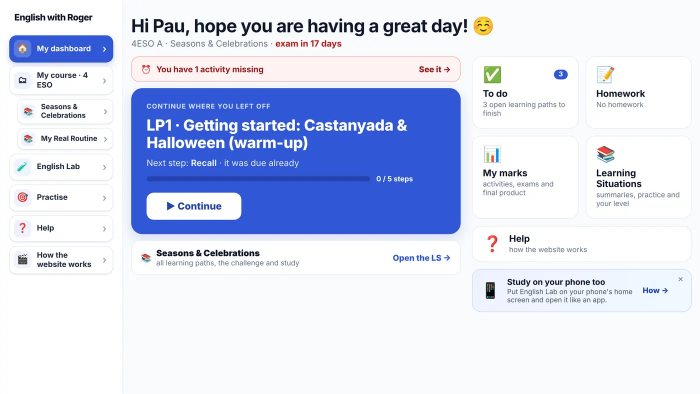
#> input picture shared/img/home/board.webp, 1400 x 787 px, found by its file name (shown at 1/2 size)
$ python -i build.py   (imports and definitions only)
#> lines starting #> are read from the running program, lines starting #| are printed output that depends on the picture
#!/usr/bin/env python3
"""Builds the "How English Lab works" video from the site screenshots (captures/), the voice-over (voice/<id>.mp3,
ElevenLabs, made by voice.mjs) and script.json (the English and Catalan text of each line) + shots.json (what each line shows).
No subtitles: one video in English and one in Catalan (Roger, 31 Oct 2026), so the screen fills the frame.

Usage: python3 tools/site-video/build.py OUT.mp4 [--set teacher] [--lang ca] [--voice DIR] [--stills DIR]
  --set teacher: the teacher video (script-teacher.json, shots-teacher.json, voice-teacher; dashboard screens from teacher-demo.mjs)
  --set board: "Your student board" (board/: script.json, shots.json with named boxes, screens from board/capture.mjs in board/captures,
               voice in board/voice-en or board/voice-ca); English and Catalan describe two different sample boards
  --lang ca: the Catalan version (Catalan text and cards; a shot's "on_ca" word, else the same place in the line as its "on")
  --voice: folder of the mp3s next to this file (default voice for English, voice-ca for Catalan)
  --set full: one "How English Lab works" per language, the first video with the board video's part in the middle (full.json)
  --stills: one picture per shot, to check the framing
A line without its mp3 gets silence for an estimated time, so the video can be previewed before any audio is paid for.
Needs ffmpeg, Pillow, numpy and the Inter font. 1280x720, 30 fps, light blue cards like the shadowing videos.
"""
import json, math, os, re, subprocess, sys, tempfile
import numpy as np
from PIL import Image, ImageDraw, ImageFilter, ImageFont

HERE = os.path.dirname(os.path.abspath(__file__))
CAP = os.path.join(HERE, 'captures')
def arg(name, default=None):
    return sys.argv[sys.argv.index(name) + 1] if name in sys.argv else default
LANG = arg('--lang', 'en')
SET = arg('--set', 'students')
TEACH = SET == 'teacher'
BOARD = SET == 'board'
if BOARD: CAP = os.path.join(HERE, 'board', 'captures')
VOICE = os.path.join(HERE, arg('--voice', os.path.join('board', 'voice-' + LANG) if BOARD else 'voice-teacher' if TEACH else 'voice' if LANG == 'en' else 'voice-ca'))
W, H, FPS = 1280, 720, 30
T = {'accent': '#30578c', 'ink': '#181e2f', 'title': '#253b66', 'muted': '#626f82', 'bg1': '#eef3fd', 'bg2': '#f6f8fd', 'soft': '#e3ebf8'}
HL = (245, 158, 11)                     # highlight frame colour (amber)
FONTS = '/usr/share/fonts/opentype/inter/'
def font(w, s): return ImageFont.truetype(FONTS + {'r': 'Inter-Regular', 'm': 'Inter-Medium', 's': 'Inter-SemiBold', 'b': 'Inter-Bold', 'x': 'Inter-ExtraBold'}[w] + '.otf', s)
def rgb(h): return tuple(int(h[i:i + 2], 16) for i in (1, 3, 5))

# [55 lines not run here, left out]
GAP, CARD, TITLE, END = 0.55, 1.7, 3.2, 1.2
SCENE_CA = {'Sign in': 'Entrar', 'Your board': 'El teu tauler', 'Your route': 'La teva ruta', 'Your week': 'La teva setmana',
            'Learning paths': 'Els learning paths', 'The menu': 'El menú', 'A Learning Situation': 'Una Learning Situation',
            'A learning path': 'Un learning path', 'Checkpoints': 'Checkpoints i activitats tancades', 'Problems': 'Si alguna cosa falla',
            'English Lab': 'Pràctica extra', 'The top of your board': 'La part de dalt del tauler', 'Your Learning Situations': 'Les teves Learning Situations',
            'My week': 'La meva setmana', 'My formative assessment': 'La meva avaluació formativa', 'My LS mark so far': 'La meva nota de la LS fins ara',
            'My final product': 'El meu producte final', 'My exams': 'Els meus exàmens', "That's your board": 'Aquest és el teu tauler'}

# ---------- backgrounds and cards ----------
def gradient():
    y, x = np.mgrid[0:H, 0:W].astype(np.float32)
    t = np.clip((x / W + y / H) / 2, 0, 1)[..., None]
    a, b, s = np.array(rgb(T['bg1']), np.float32), np.array(rgb(T['bg2']), np.float32), np.array(rgb(T['soft']), np.float32)
    img = a * (1 - t) + b * t
    r = np.sqrt((x - W * .88) ** 2 + (y - H * .12) ** 2)[..., None]
    k = np.clip(1 - r / (W * .32), 0, 1) * .9
    img = img * (1 - k) + s * k
    return Image.fromarray(img.astype(np.uint8))
BG = gradient()
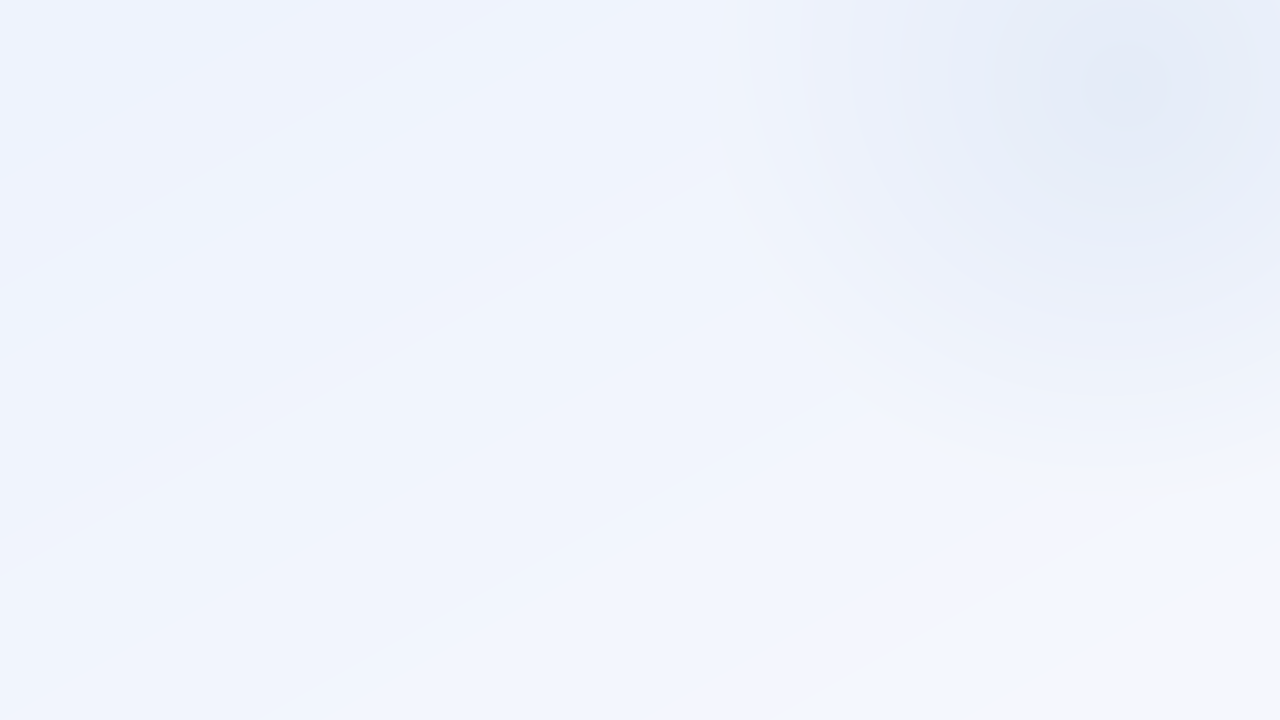
#> BG: PIL image 1280x720 RGB; mean R, G, B 240, 244, 252.4

def centered(d, y, text, f, fill):
    w = d.textlength(text, font=f)
    d.text(((W - w) / 2, y), text, font=f, fill=fill)

# [42 lines left out: functions brand, card, phone, not called in this run]

_img = {}
def source(name):
    if name not in _img:
        if name.startswith('phone:'): _img[name] = phone(name[6:])
        elif name.startswith('card:'): _img[name] = card(**json.loads(name[5:])).resize((1920, 1080), Image.LANCZOS)
        else: _img[name] = Image.open(os.path.join(CAP, name)).convert('RGB')
    return _img[name]

# ---------- camera ----------
# [11 lines left out: function fit, not called in this run]

def ease(t): t = min(max(t, 0), 1); return t * t * (3 - 2 * t)
def lerp(a, b, t): return tuple(p + (q - p) * t for p, q in zip(a, b))

# The screen sits in a 16:9 panel that fills the frame (no subtitles).
PX, PY, PW, PH = 40, 18, 1200, 675
def _panel_bg():
    im = BG.copy(); sh = Image.new('RGBA', (W, H), (0, 0, 0, 0))
#> after `sh = Image.new('RGBA', (W, H), (0, 0, 0, 0))`: sh: PIL image 1280x720 RGBA; every value is 0
    ImageDraw.Draw(sh).rounded_rectangle((PX - 2, PY + 6, PX + PW + 2, PY + PH + 10), 18, fill=(30, 50, 90, 70))
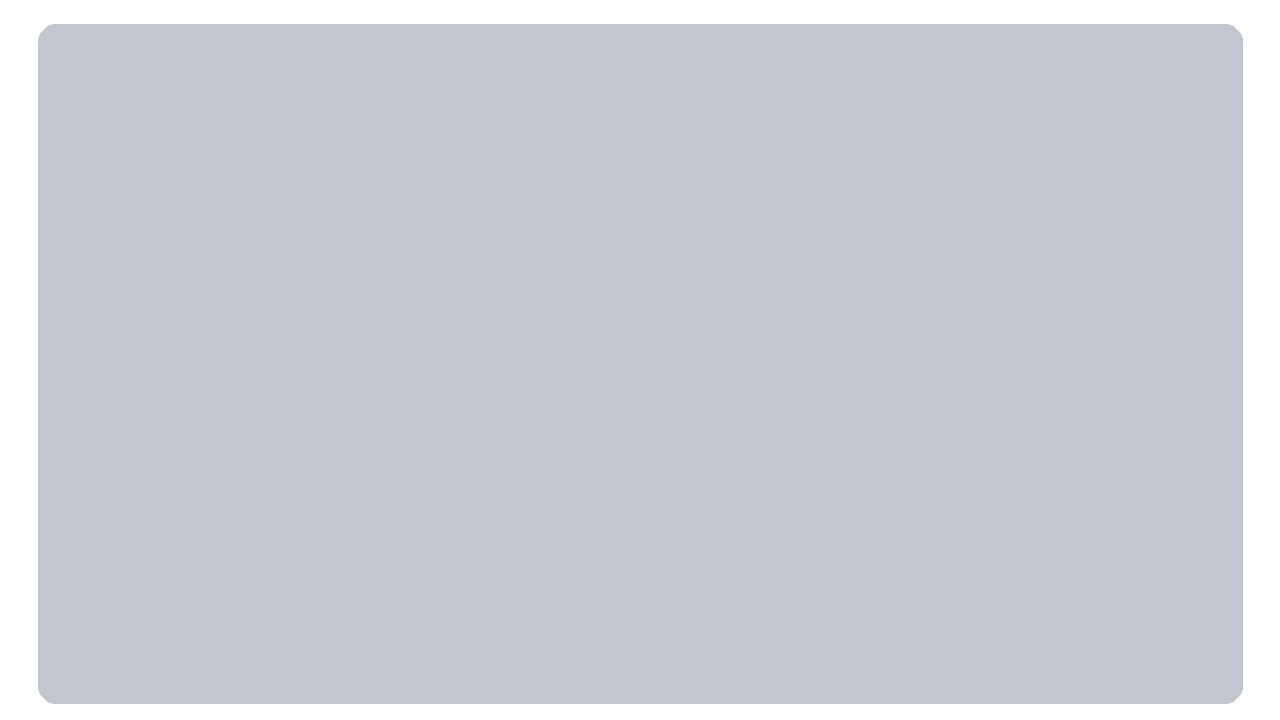
#> sh: PIL image 1280x720 RGBA; mean R, G, B, A 26.7, 44.4, 80, 62.2; transparent parts drawn white
    sh = sh.filter(ImageFilter.GaussianBlur(12)); im.paste(sh, (0, 0), sh)
#> after `sh = sh.filter(ImageFilter.GaussianBlur(12))`:
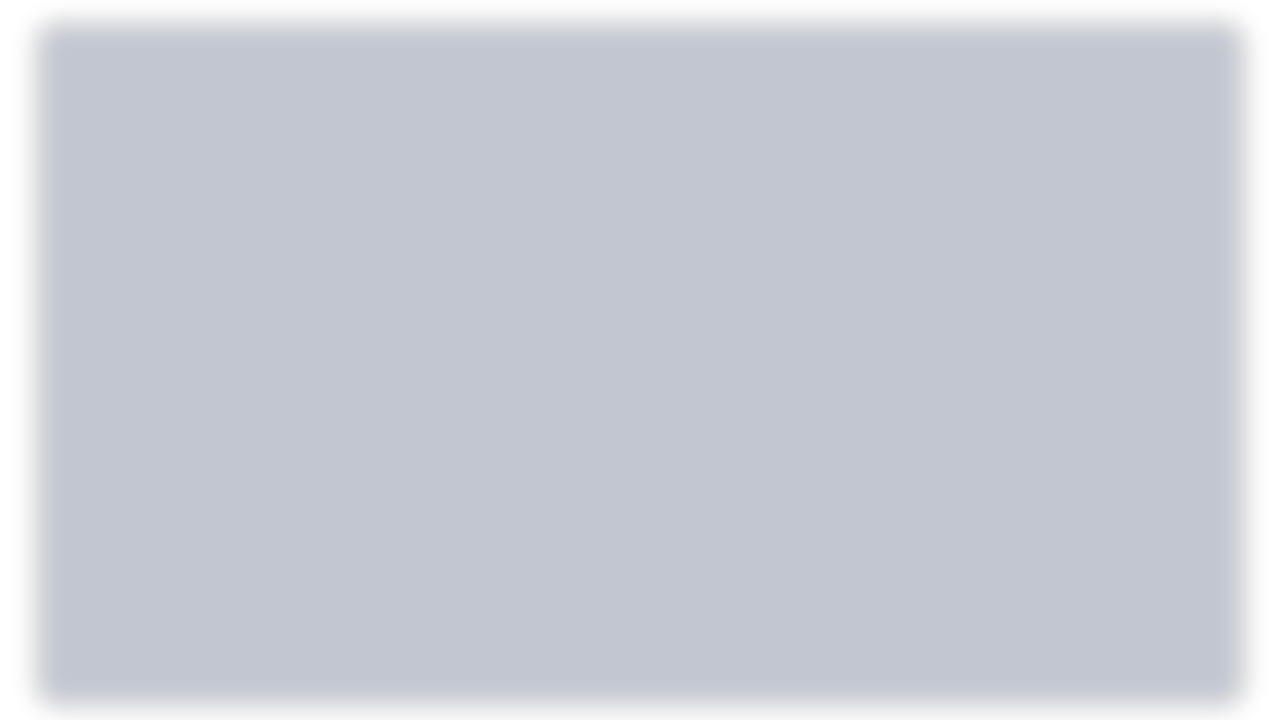
#> sh: PIL image 1280x720 RGBA; mean R, G, B, A 26.6, 44.4, 79.9, 62.2; transparent parts drawn white
#> `PMASK = Image.new('L', (PW, PH), 0); ImageDraw.Draw(PMASK).rounded_rec..`: PMASK: PIL image 1200x675 L; every value is 0
    return im
PBG = _panel_bg()
# [1 line not run here, left out]

# [19 lines left out: functions frame, silences, not called in this run]

class Clock:
    """Time of any character of the spoken line: sentences pinned to the pauses found in the audio, linear inside a sentence."""
    # [29 lines left out: functions __init__, at, word, not called in this run]
    def sentence(self, k, f=0.0):
        k = min(k, len(self.t) - 1); s, e = self.t[k]; return s + (e - s) * f

# ---------- timeline ----------
def dur(path):
    return float(subprocess.check_output(['ffprobe', '-v', 'error', '-show_entries', 'format=duration', '-of', 'csv=p=0', path]).decode().strip())

segs, t, last_scene = [], 0.0, None      # (start, length, kind, data)
CA = LANG == 'ca'
TITLE_TXT = (['El teu tauler'] if CA else ['Your student board']) if BOARD else ['How the dashboard works' if TEACH else 'Com funciona English Lab' if CA else 'How English Lab works']
# [3 lines not run here, left out]
scenes = []
# [15 lines not run here, left out]
TOTAL = t + END

def line_shots(l):
    sh = shots[l['id']]; sh = sh if isinstance(sh, list) else [sh]
    return [dict(x, img=x['img_ca']) if CA and x.get('img_ca') else x for x in sh]

# [70 lines left out: functions render_line, main, not called in this run]

# [1 line not run here, left out]

>>> result = source('../../shared/img/home/board.webp')
#> in source, returned value is the input picture: PIL image 1400x787 RGB; mean R, G, B 211.4, 218.5, 240.1
